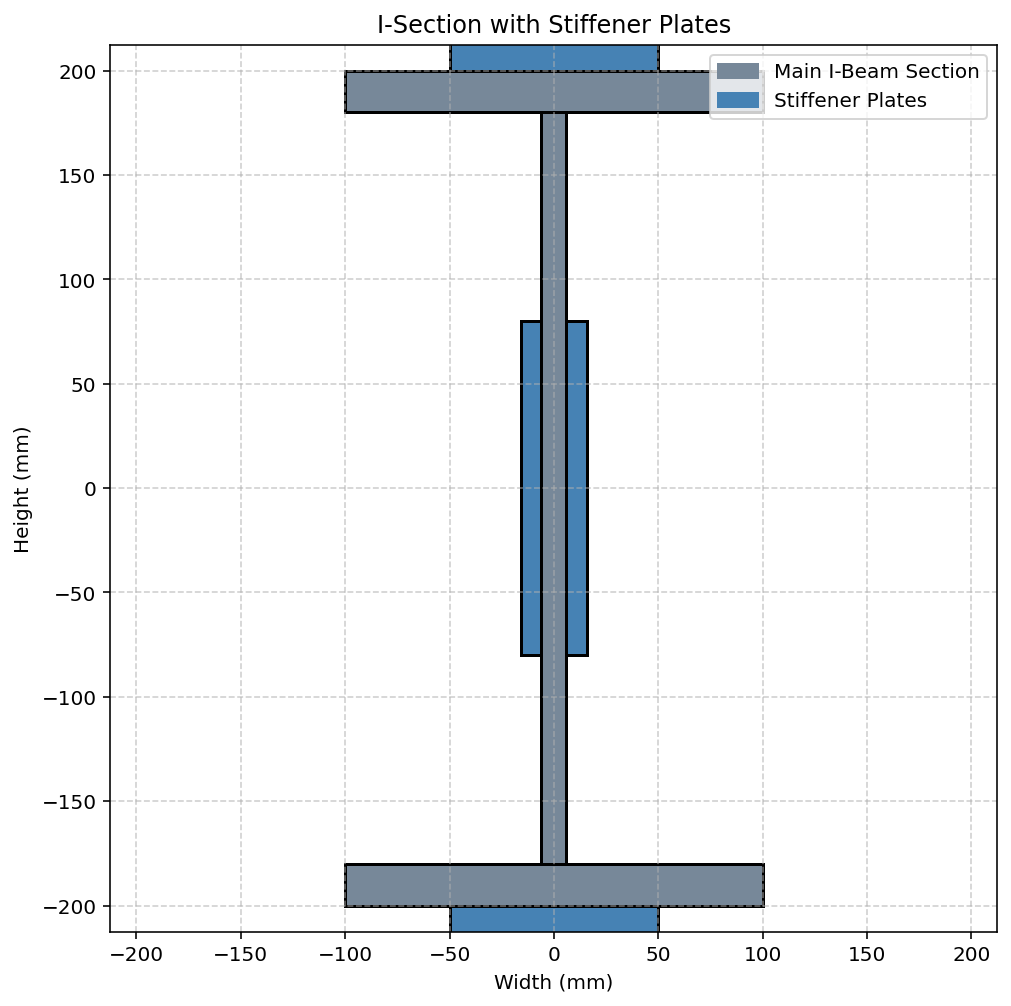

Write the Python code that produced this figure.
"""
# --------- Section Properties (in mm) ---------
# I-beam dimensions
bf = 200     # Flange width
tf = 20      # Flange thickness
h  = 400     # Total web height
tw = 12      # Web thickness

# Stiffener plates dimensions on flanges
tsF = 20      # Stiffener thickness
hsF = 120     # Stiffener height on web
bsF = 100     # Stiffener length on flange

# Stiffener plates dimensions on webs
tsW = 10      # Stiffener thickness
hsW = 160     # Stiffener height on web
bsW = 60      # Stiffener length on flange
THIS PROGRAM WRITTEN BY SALAR DELAVAR GHASHGHAEI (QASHQAI)
"""
def WEB_FLANGE_PLATE_I_STEEL_SECTION_FUN(secTag, matTag, bf, tf, h, tw,
                                   tsF, bsF,
                                   tsW, hsW, bsW,
                                   nFib, DENSITY_STEEL,
                                   Flange_Plate=True, Web_Plate=True,
                                   plot=True):
    
    import openseespy.opensees as ops
    import matplotlib.pyplot as plt
    import matplotlib.patches as patches
    # -------------------------
    # Section Area Calculation
    # -------------------------
    # Area of main I-beam components
    area_top_flange = bf * tf
    area_bottom_flange = bf * tf
    area_web = tw * (h - 2 * tf) # Height of web is total height minus thicknesses of top and bottom flanges
    
    # Area of stiffener plates
    area_left_web_stiffener = tsW * hsW
    area_right_web_stiffener = tsW * hsW
    area_top_flange_stiffener = 2 * bsF * tsF
    AREA = (area_top_flange + area_bottom_flange + area_web +
              area_left_web_stiffener + area_right_web_stiffener +
              area_top_flange_stiffener)
    
    print(f"Area of Top Flange: {area_top_flange:.2f} mm^2")
    print(f"Area of Bottom Flange: {area_bottom_flange:.2f} mm^2")
    print(f"Area of Web: {area_web:.2f} mm^2")
    print(f"Area of Left Web Stiffener: {area_left_web_stiffener:.2f} mm^2")
    print(f"Area of Right Web Stiffener: {area_right_web_stiffener:.2f} mm^2")
    print(f"Area of Top Flange Stiffener: {area_top_flange_stiffener:.2f} mm^2")
    print(f"Total Section Area: {AREA:.2f} mm^2")

    # -------------------------
    # OpenSees fiber section
    # -------------------------
    ops.section('Fiber', secTag)
    
    # --------- Define Fibers for Flanges and Web ---------
    def add_rectangle_patch(y_bottom, y_top, x_left, x_right, num_y_divisions=nFib, num_x_divisions=nFib):
        """Helper function to add rectangular patches of fibers."""
        ops.patch('rect', matTag, num_y_divisions, num_x_divisions, x_left, y_bottom, x_right, y_top)
    
    #%% I SECTION
    # Top flange
    add_rectangle_patch(h/2 - tf, h/2, -bf/2, bf/2)
    
    # Bottom flange
    add_rectangle_patch(-h/2, -h/2 + tf, -bf/2, bf/2)
    
    # Web
    add_rectangle_patch(-h/2 + tf, h/2 - tf, -tw/2, tw/2)
    
    # --------- Add Stiffener Plates ---------
    if Web_Plate == True:
        # Stiffeners on the web (left and right sides)
        # Left stiffener
        add_rectangle_patch(-hsW/2, hsW/2, -tw/2 - tsW, -tw/2)
        # Right stiffener
        add_rectangle_patch(-hsW/2, hsW/2, tw/2, tw/2 + tsW)
    if Flange_Plate == True:
        # Stiffener on the top flange
        add_rectangle_patch(h/2, h/2 + tsF, -bsF/2, bsF/2)
        add_rectangle_patch(-h/2, -h/2 - tsF, -bsF/2, bsF/2)
    
    
    # -------------------------
    # Plot section geometry
    # -------------------------
    if plot:
        fig, ax = plt.subplots(figsize=(8, 8)) # Increased figure size for better visibility
        ax.set_xlabel("Width (mm)")
        ax.set_ylabel("Height (mm)")
        ax.set_title('I-Section with Stiffener Plates')
        ax.grid(True, linestyle='--', alpha=0.6)
        
        # Define colors
        main_color = '#778899'  # Light Slate Gray for main I-beam parts
        stiffener_color = '#4682B4' # Steel Blue for stiffeners
        outline_color = 'black'
        
        # Define the geometry of all parts for drawing
        # (x_bottom_left, y_bottom_left, width, height)
        geometry = [
            # Main I-beam parts
            {"x": -bf/2, "y": h/2 - tf, "w": bf, "h": tf, "color": main_color, "edgecolor": outline_color, "fill": True}, # Top flange
            {"x": -bf/2, "y": -h/2, "w": bf, "h": tf, "color": main_color, "edgecolor": outline_color, "fill": True},      # Bottom flange
            {"x": -tw/2, "y": -h/2 + tf, "w": tw, "h": h - 2*tf, "color": main_color, "edgecolor": outline_color, "fill": True}, # Web
        
            # Stiffener plates
            {"x": -tw/2 - tsW, "y": -hsW/2, "w": tsW, "h": hsW, "color": stiffener_color, "edgecolor": outline_color, "fill": True}, # Left web stiffener
            {"x": tw/2, "y": -hsW/2, "w": tsW, "h": hsW, "color": stiffener_color, "edgecolor": outline_color, "fill": True},      # Right web stiffener
            {"x": -bsF/2, "y": h/2, "w": bsF, "h": tsF, "color": stiffener_color, "edgecolor": outline_color, "fill": True},       # Top flange stiffener
            {"x": -bsF/2, "y": -h/2, "w": bsF, "h": -tsF, "color": stiffener_color, "edgecolor": outline_color, "fill": True}       # Bottom flange stiffener
        ]
        
        # Draw all parts with specified colors
        for part in geometry:
            rect = patches.Rectangle(
                (part["x"], part["y"]),
                part["w"],
                part["h"],
                linewidth=1.5,
                edgecolor=part["edgecolor"],
                facecolor=part["color"] if part["fill"] else 'none',
                label=part.get("label", "") # Add label if present
            )
            ax.add_patch(rect)
        
        # Set plot limits and aspect ratio
        max_dim = max(bf, h, bsF) + tsF + 5 # Add some padding
        ax.set_xlim(-max_dim / 2, max_dim / 2)
        ax.set_ylim(-max_dim / 2, max_dim / 2)
        ax.set_aspect('equal', adjustable='box')
        
        # Add a legend to identify the parts
        handles = [
            patches.Patch(color=main_color, label='Main I-Beam Section'),
            patches.Patch(color=stiffener_color, label='Stiffener Plates')
        ]
        ax.legend(handles=handles, loc='upper right')
        
        plt.show()
        
    ELE_MASS  = DENSITY_STEEL * AREA   # Mass Per Length
     
    return h, ELE_MASS           
